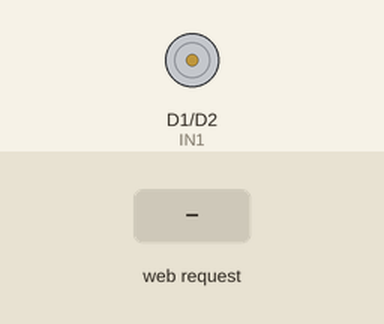
Recording of a sketch running on a simulated ESP8266 (NodeMCU). Parts: motor-driver pin pairs drawn as motors (green arrow = first pin HIGH = forward, orange = second pin HIGH = backward, longer = more drive, scaled by the enable pin). The test bench sets the inputs (shaded band). WiFi joins after 1.5 s; servers stay silent unless stated; what the sketch prints to the serial monitor is not drawn.

Above: at 2.7 s.
2.8 s: HTTP request GET /motor?cmd=forward received
At 3.1 s:
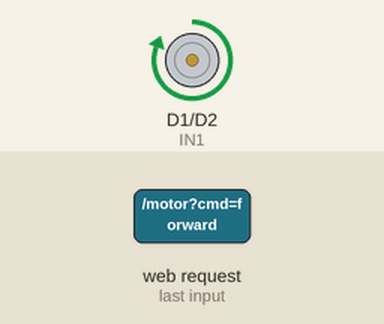
4.3 s: HTTP request GET /motor?cmd=backward received
At 5.4 s:
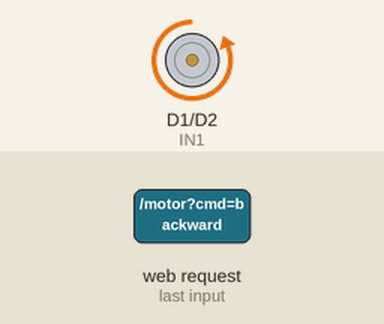
5.8 s: HTTP request GET /motor?cmd=stop received
At 6.6 s:
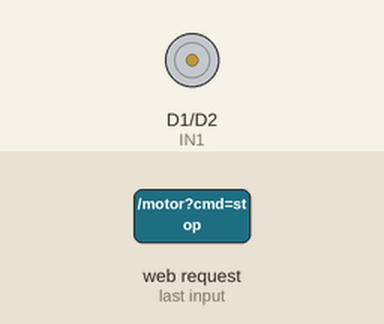
Timing chart, 0 to 8.8 s (numbered marks = the images above; inputs shaded):
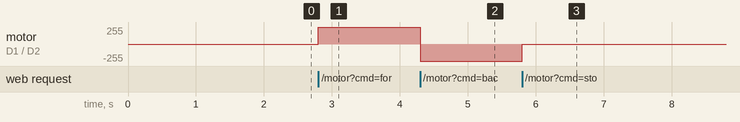

Measured:
- after the input at 2.8 s, motor on D1 (IN1) / D2 (IN2): stopped → forward 255/255 at once
- after the input at 4.3 s, motor on D1 (IN1) / D2 (IN2): forward 255/255 → backward 255/255 at once
- after the input at 5.8 s, motor on D1 (IN1) / D2 (IN2): backward 255/255 → stopped at once

The sketch:

dc-joystick.ino
```cpp
#include <ESP8266WiFi.h>
#include <ESP8266WebServer.h>

String ip = "";
const char* ssid = "PhongTro1_5G";
const char* password = "mythien123";

ESP8266WebServer server(80);

// Pin động cơ DC
const int IN1 = D1;
const int IN2 = D2;
const int ENA = D3;


const int JOY_X_PIN = A0;
const int JOY_Z_PIN = D5;


// Giao diện HTML
const char MAIN_page[] PROGMEM = R"=====(
<!DOCTYPE html>
<html lang="vi">
<head>
  <meta charset="UTF-8">
  <title>Điều khiển Động cơ & Cảm biến</title>
  <style>
    * {
      box-sizing: border-box;
      margin: 0; padding: 0;
    }
    body {
      font-family: 'Segoe UI', sans-serif;
      background: linear-gradient(135deg, #f8f9fa, #e0eafc);
      color: #333;
      display: flex;
      flex-direction: column;
      align-items: center;
      justify-content: start;
      min-height: 100vh;
      padding: 40px 20px;
    }
    h1 {
      font-size: 2em;
      margin-bottom: 30px;
      color: #222;
    }
    label {
      font-size: 1.1em;
      margin-bottom: 10px;
    }
    input[type=number] {
      font-size: 1.2em;
      padding: 10px;
      width: 180px;
      border: 1px solid #ccc;
      border-radius: 10px;
      margin-bottom: 20px;
      outline: none;
    }
    .buttons {
      display: flex;
      gap: 15px;
      margin-bottom: 30px;
      flex-wrap: wrap;
      justify-content: center;
    }
    button {
      font-size: 1.1em;
      padding: 10px 25px;
      background-color: #007bff;
      border: none;
      border-radius: 8px;
      color: white;
      cursor: pointer;
      transition: background-color 0.3s ease;
    }
    button:hover {
      background-color: #0056b3;
    }
    #ldrValue {
      margin-top: 20px;
      font-size: 1.5em;
      color: #444;
      background: #fff;
      padding: 15px 25px;
      border-radius: 12px;
      box-shadow: 0 2px 8px rgba(0,0,0,0.1);
    }
  </style>
</head>
<body>
  <h1>Điều khiển Động cơ & Cảm biến</h1>

  <label for="speedInput">Tốc độ (0 - 255):</label><br>
  <input type="number" id="speedInput" value="255" min="0" max="255" placeholder="Nhập tốc độ"><br>

  <div class="buttons">
    <button onclick="sendCommand('forward')">Xoay thuận</button>
    <button onclick="sendCommand('backward')">Xoay ngược</button>
    <button onclick="sendCommand('stop')">Dừng</button>
  </div>

  <div id="ldrValue">Đang đọc...</div>

  <script>
    function getSpeed() {
      let val = parseInt(document.getElementById('speedInput').value);
      if (isNaN(val) || val < 0) val = 0;
      if (val > 255) val = 255;
      return val;
    }

    function sendCommand(cmd) {
      let speed = getSpeed();
      fetch("/motor?cmd=" + cmd + "&speed=" + speed)
        .then(res => res.text());
    }

    function fetchLDR() {
      fetch("/ldr")
        .then(res => res.text())
        .then(val => {
          document.getElementById('ldrValue').innerText = "JOYSTICK: " + val;
        });
    }

    document.getElementById('speedInput').addEventListener('keydown', function(event) {
      if (event.key === 'Enter') {
        let speed = getSpeed();
        fetch("/motor?cmd=updateSpeed&speed=" + speed)
          .then(res => res.text());
      }
    });

    setInterval(fetchLDR, 1000);
    fetchLDR();
  </script>
</body>
</html>
)=====";

// Xử lý trang chính
void handleRoot() {
  server.send_P(200, "text/html", MAIN_page);
}


void handleJoystick() {
  int xValue = analogRead(JOY_X_PIN);
  int zState = digitalRead(JOY_Z_PIN);
  String state = "";
  if(zState){
    state = "Không nhấn";
  }
  else {
    state = "Nhấn";
  }

  String cnt = "x: " + String(xValue) + ", z : " + state + ".";
  server.send(200, "text/plain", cnt);
}

// Xử lý động cơ DC
void handleMotor() {
  if (server.hasArg("cmd")) {
    String cmd = server.arg("cmd");
    int speed = server.hasArg("speed") ? server.arg("speed").toInt() : 1023;
    speed = constrain(speed, 0, 1023);

    if (cmd == "forward") {
      digitalWrite(IN1, HIGH);
      digitalWrite(IN2, LOW);
      analogWrite(ENA, speed);
      server.send(200, "text/plain", "Đang xoay thuận với tốc độ " + String(speed));
    } else if (cmd == "backward") {
      digitalWrite(IN1, LOW);
      digitalWrite(IN2, HIGH);
      analogWrite(ENA, speed);
      server.send(200, "text/plain", "Đang xoay ngược với tốc độ " + String(speed));
    } else if (cmd == "stop") {
      digitalWrite(IN1, LOW);
      digitalWrite(IN2, LOW);
      analogWrite(ENA, 0);
      server.send(200, "text/plain", "Đã dừng");
    } else if (cmd == "updateSpeed") {
      analogWrite(ENA, speed);
      server.send(200, "text/plain", "Đã cập nhật tốc độ: " + String(speed));
    } else {
      server.send(400, "text/plain", "Lệnh không hợp lệ");
    }
  } else {
    server.send(400, "text/plain", "Thiếu tham số cmd");
  }
}

void setup() {
  Serial.begin(115200);

  pinMode(JOY_X_PIN, INPUT);
  pinMode(JOY_Z_PIN, INPUT_PULLUP);


  pinMode(IN1, OUTPUT);
  pinMode(IN2, OUTPUT);
  pinMode(ENA, OUTPUT);

  WiFi.begin(ssid, password);
  Serial.print("Kết nối WiFi...");
  while (WiFi.status() != WL_CONNECTED) {
    delay(500);
    Serial.print(".");
  }

  Serial.println("\nĐã kết nối WiFi!");
  Serial.print("IP: ");
  Serial.println(WiFi.localIP());
  ip = WiFi.localIP().toString();

  server.on("/", handleRoot);
  server.on("/ldr", handleJoystick);
  server.on("/motor", handleMotor);

  server.begin();
  Serial.println("Web server đã khởi động");
}

void loop() {
  Serial.println(ip);

  server.handleClient();
}

/*
Cách lắp:
- Cảm biến JOY:
  + Y: A0
  + SW: D5
  + VCC -> 3.3V
  + GND -> GND


- Module L298N:
    + IN1 -> D2
    + IN2 -> D1
    + ENA -> D3(PWM)
    + OUT1/OUT2 -> Motor DC
    + VCC -> Pin, GND nối chung với Arduino
*/
```
